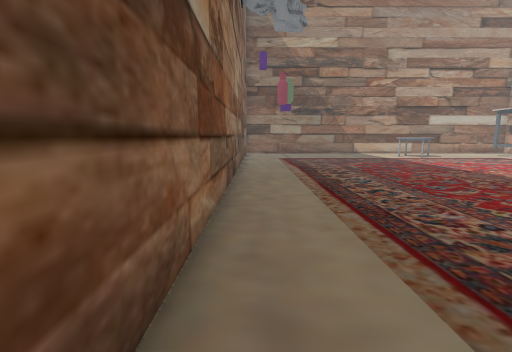
View 1 (above)

21 first-person views from a walk through a scene from a Unity 3-D project. The camera is 1.5 m above the floor, tilts 8° down and sees 85° across. The floor is counted in squares, 1 m on a side. Each view is taken from the middle of a square. On the plan, view 1 faces up. The plan holds only what a view shows up to about 14 squares ahead; the rest is blank. The place goes on beyond the plan. Some surface patterns are stand-ins.

View 2
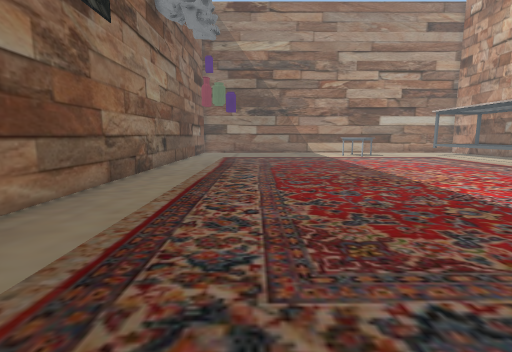

View 3
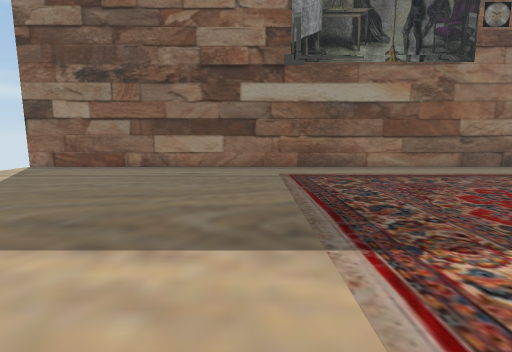

View 4
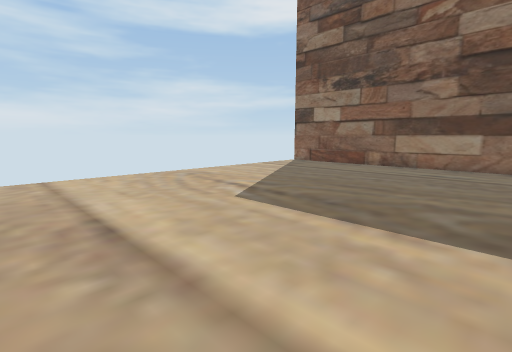

View 5
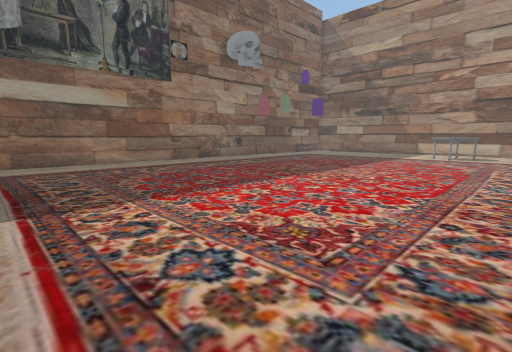

View 6
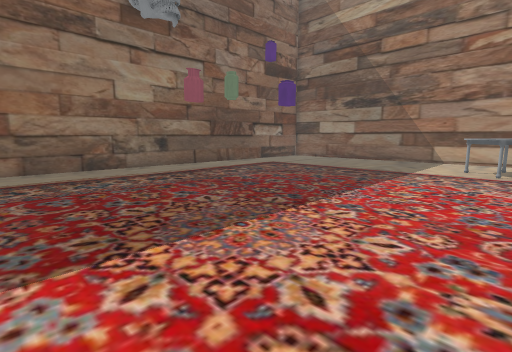

View 7
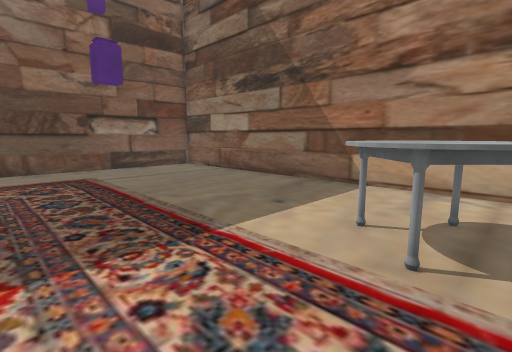

View 8
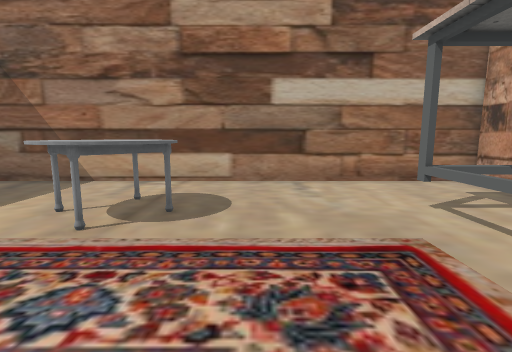

View 9
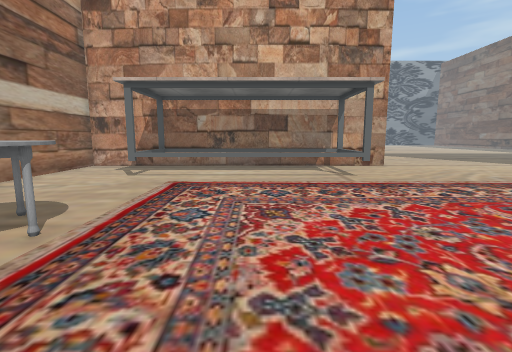

View 10
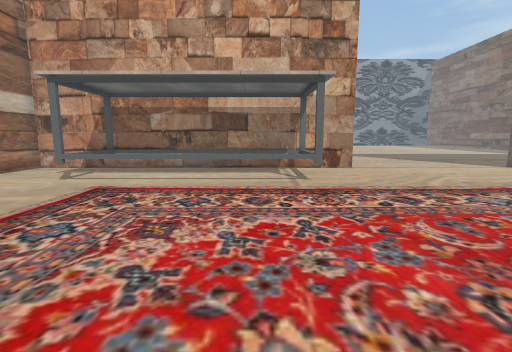

View 11
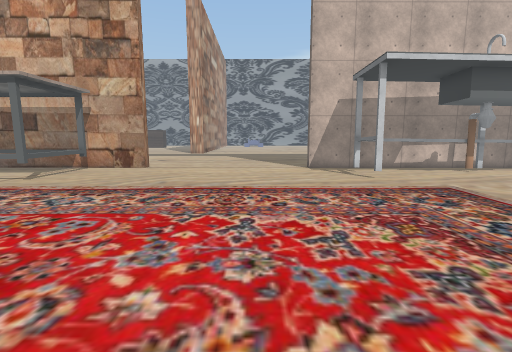

View 12
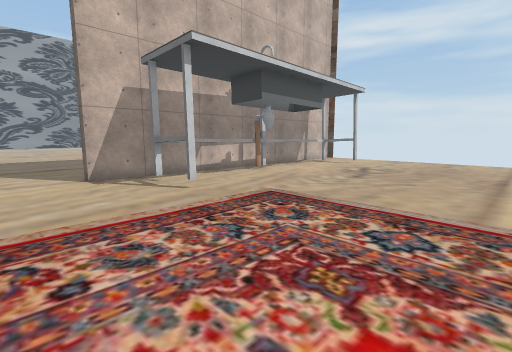

View 13
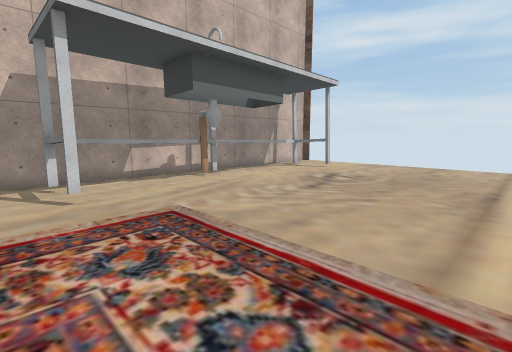

View 14
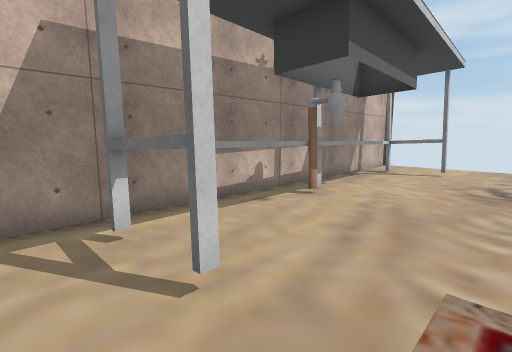

View 15
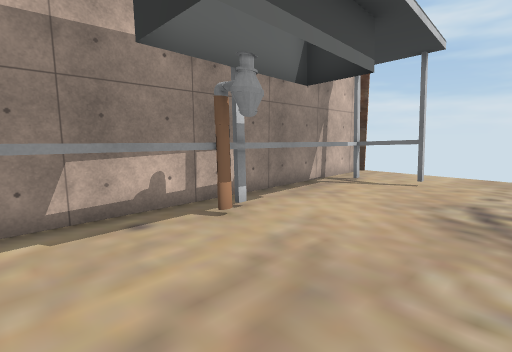

View 16
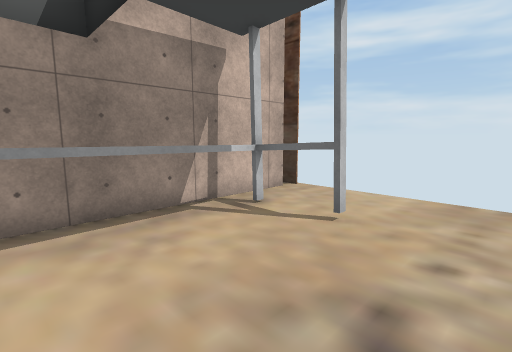

View 17
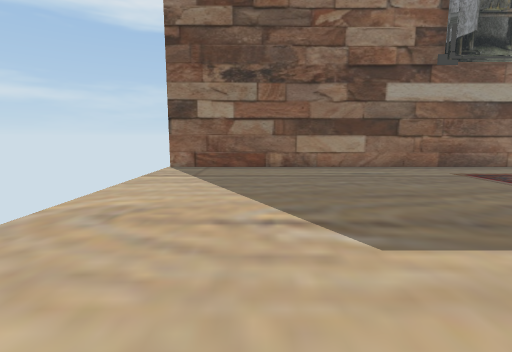

View 18
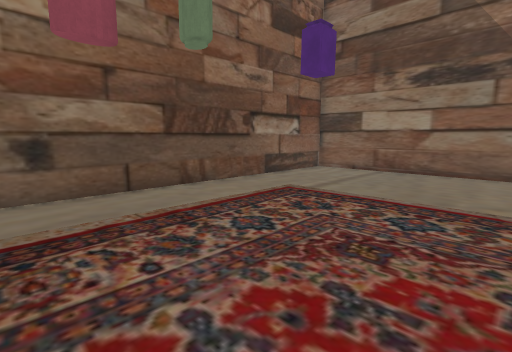

View 19
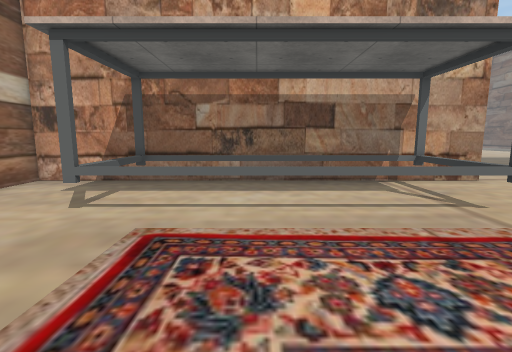

View 20
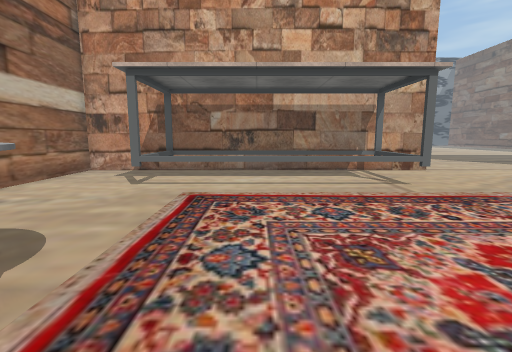

View 21
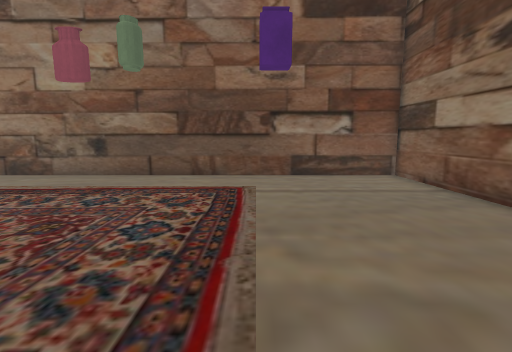

### Floor plan
Key: @ floor where view 1 was taken; # wall or solid block; x gap in a wall; . floor; = window, fence, low wall or low ledge; T table; H thing the floor can be seen under or through.
Columns run from 1 left of view 1 to 23 right of it. Each row starts with its distance up from view 1.
 26 #########################
 25 #.......................#
 24 #.......................#
 23 #............T..........#
 22 #...........TTT.....===.#
 21 #...........TTT....====##
 20 #............T.....= ..##
 19 #..................= ..##
 18 #..................= ..##
 17 #..................= ..##
 16 #..................= ..##
 15 #..................= ..##
 14 #..................= ..##
 13 #..................#===##
 12 #.......................#
 11 #.......................#
 10 #.......................#
  9 #........................
  8 #........................
  7 #........................
  6 #........................
  5 #........................
  4 #........................
  3 #........................
  2 #.......................#
  1 #...................##..#
  0 #@....................H.#
 -1 #.....................H.#
 -2 #.....................H.#
 -3 #.....................H.#
 -4 #.....................x.#
 -5 #.....................H.#
 -6 #.....................H.#
 -7 #.....................H.#
 -8 #.....................H.#
 -9 #......................##
-10 #......................##
-11 #....................HHH#
-12 #.......................#
-13 x.......................#

Where each view was taken, in squares from view 1:
view 1: 0 up, 0 right, facing up
view 2: 1 down, 4 right, facing up
view 3: 2 down, 13 right, facing left
view 4: 2 down, 14 right, facing down-left
view 5: 1 down, 16 right, facing up-left
view 6: 7 up, 13 right, facing up-left
view 7: 17 up, 13 right, facing up-left
view 8: 16 up, 15 right, facing up
view 9: 17 up, 8 right, facing right
view 10: 15 up, 9 right, facing right
view 11: 5 up, 9 right, facing right
view 12: 5 up, 12 right, facing down-right
view 13: 2 up, 12 right, facing down-right
view 14: 2 up, 17 right, facing down-right
view 15: 1 down, 17 right, facing down-right
view 16: 6 down, 17 right, facing down-right
view 17: 9 down, 13 right, facing left
view 18: 13 up, 7 right, facing up-left
view 19: 18 up, 13 right, facing right
view 20: 18 up, 10 right, facing right
view 21: 20 up, 10 right, facing left
